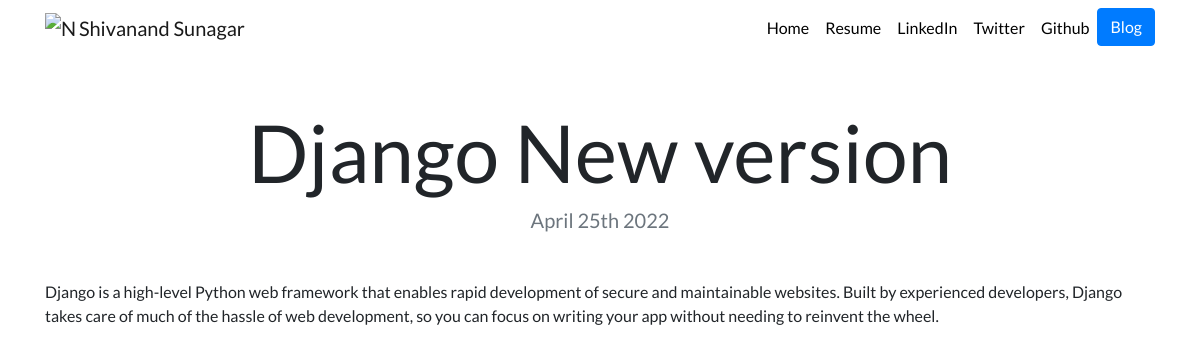
The page /blog/6/ on the database its author committed.
### blog/models.py (models this page shows, shortened)
class Blog(models.Model):
    title = models.CharField(max_length=100)
    description = models.TextField(max_length=500)
    date = models.DateField()

### blog/views.py (the view)
# urls.py: path('<int:blog_id>/', views.detail, name='detail'),
def detail(request, blog_id):
    blog = get_object_or_404(Blog, pk=blog_id)
    return render(request, 'blog/detail.html', {'blog': blog, })

### blog/templates/blog/detail.html
{% extends "portfolio/base.html" %}
{% load static %}
{% block content %}
<h1 class="text-center mt-5" id="blogdetailtitle">{{ blog.title }}</h1>
<h5 class="text-center text-muted mb-5">{{ blog.date|date:'F jS Y' }}</h5>
{{ blog.description|safe }}
{% endblock %}

### portfolio/static/portfolio/style.css (style rules this page uses)
body { font-family: 'Lato', sans-serif; }
@media (min-width: 992px) { #blogdetailtitle { font-size: 5rem; } }

### rows shown on the page
Blog: title "Django New version", date "April 25th 2022", description "Django is a high-level Python web framework that enables rapid development of secure and maintainable websites. Built by experienced developers, Django takes care of much of the hassle of web development, so you can focus on writing your app without needing to reinvent the wheel."
